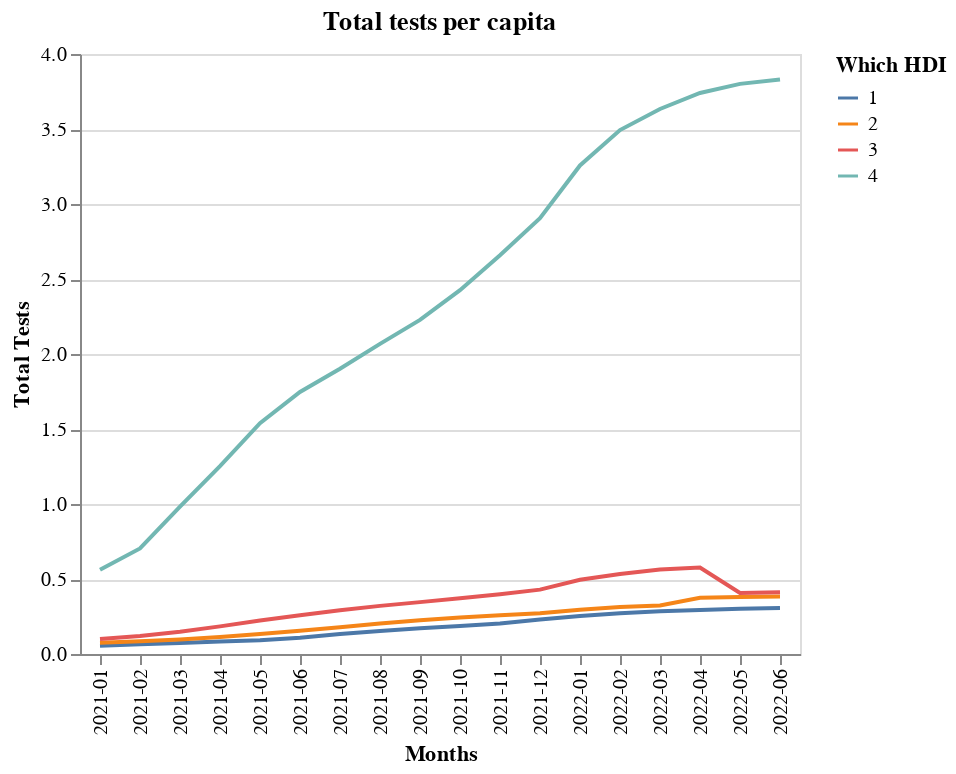

Write notebook code for a chart like this one.
### Code cell
#@title Comparison 2
selection = alt.selection_multi(fields=['Which HDI'],bind=('legend'))

visualisation2 = alt.Chart(comparison_total_testsnew).mark_line().encode(
    x=alt.X('Months'),
    y='Total Tests',
    color = 'Which HDI:N',
    opacity=alt.condition(selection, alt.value(1), alt.value(0.2))
).add_selection(
    selection
).properties(title='Total tests per capita')
visualisation2

### Figure 1 — Vega-Lite specification as saved in the notebook (floating-point values rounded to 4 significant figures)
{"config": {"view": {"continuousWidth": 400, "continuousHeight": 300}}, "data": {"name": "data-03b8355045359b7682f22ff88047c82a"}, "mark": "line", "encoding": {"color": {"field": "Which HDI", "type": "nominal"}, "opacity": {"condition": {"value": 1, "selection": "selector002"}, "value": 0.2}, "x": {"field": "Months", "type": "nominal"}, "y": {"field": "Total Tests", "type": "quantitative"}}, "selection": {"selector002": {"type": "multi", "fields": ["Which HDI"], "bind": "legend"}}, "title": "Total tests per capita", "$schema": "https://vega.github.io/schema/vega-lite/v4.17.0.json", "datasets": {"data-03b8355045359b7682f22ff88047c82a": [{"Months": "2021-01", "Total Tests": 0.05522, "Which HDI": 1}, {"Months": "2021-02", "Total Tests": 0.06444, "Which HDI": 1}, {"Months": "2021-03", "Total Tests": 0.07374, "Which HDI": 1}, {"Months": "2021-04", "Total Tests": 0.08318, "Which HDI": 1}, {"Months": "2021-05", "Total Tests": 0.09183, "Which HDI": 1}, {"Months": "2021-06", "Total Tests": 0.1077, "Which HDI": 1}, {"Months": "2021-07", "Total Tests": 0.1333, "Which HDI": 1}, {"Months": "2021-08", "Total Tests": 0.1533, "Which HDI": 1}, {"Months": "2021-09", "Total Tests": 0.172, "Which HDI": 1}, {"Months": "2021-10", "Total Tests": 0.1866, "Which HDI": 1}, {"Months": "2021-11", "Total Tests": 0.2028, "Which HDI": 1}, {"Months": "2021-12", "Total Tests": 0.2302, "Which HDI": 1}, {"Months": "2022-01", "Total Tests": 0.2541, "Which HDI": 1}, {"Months": "2022-02", "Total Tests": 0.272, "Which HDI": 1}, {"Months": "2022-03", "Total Tests": 0.2847, "Which HDI": 1}, {"Months": "2022-04", "Total Tests": 0.2929, "Which HDI": 1}, {"Months": "2022-05", "Total Tests": 0.3011, "Which HDI": 1}, {"Months": "2022-06", "Total Tests": 0.3065, "Which HDI": 1}, {"Months": "2021-01", "Total Tests": 0.07562, "Which HDI": 2}, {"Months": "2021-02", "Total Tests": 0.08467, "Which HDI": 2}, {"Months": "2021-03", "Total Tests": 0.09636, "Which HDI": 2}, {"Months": "2021-04", "Total Tests": 0.1136, "Which HDI": 2}, {"Months": "2021-05", "Total Tests": 0.1334, "Which HDI": 2}, {"Months": "2021-06", "Total Tests": 0.1556, "Which HDI": 2}, {"Months": "2021-07", "Total Tests": 0.179, "Which HDI": 2}, {"Months": "2021-08", "Total Tests": 0.2031, "Which HDI": 2}, {"Months": "2021-09", "Total Tests": 0.2249, "Which HDI": 2}, {"Months": "2021-10", "Total Tests": 0.2437, "Which HDI": 2}, {"Months": "2021-11", "Total Tests": 0.2581, "Which HDI": 2}, {"Months": "2021-12", "Total Tests": 0.2723, "Which HDI": 2}, {"Months": "2022-01", "Total Tests": 0.2947, "Which HDI": 2}, {"Months": "2022-02", "Total Tests": 0.314, "Which HDI": 2}, {"Months": "2022-03", "Total Tests": 0.3229, "Which HDI": 2}, {"Months": "2022-04", "Total Tests": 0.3749, "Which HDI": 2}, {"Months": "2022-05", "Total Tests": 0.3802, "Which HDI": 2}, {"Months": "2022-06", "Total Tests": 0.3835, "Which HDI": 2}, {"Months": "2021-01", "Total Tests": 0.09928, "Which HDI": 3}, {"Months": "2021-02", "Total Tests": 0.1203, "Which HDI": 3}, {"Months": "2021-03", "Total Tests": 0.1478, "Which HDI": 3}, {"Months": "2021-04", "Total Tests": 0.1842, "Which HDI": 3}, {"Months": "2021-05", "Total Tests": 0.2226, "Which HDI": 3}, {"Months": "2021-06", "Total Tests": 0.2584, "Which HDI": 3}, {"Months": "2021-07", "Total Tests": 0.2918, "Which HDI": 3}, {"Months": "2021-08", "Total Tests": 0.3208, "Which HDI": 3}, {"Months": "2021-09", "Total Tests": 0.3459, "Which HDI": 3}, {"Months": "2021-10", "Total Tests": 0.3716, "Which HDI": 3}, {"Months": "2021-11", "Total Tests": 0.3978, "Which HDI": 3}, {"Months": "2021-12", "Total Tests": 0.4291, "Which HDI": 3}, {"Months": "2022-01", "Total Tests": 0.4953, "Which HDI": 3}, {"Months": "2022-02", "Total Tests": 0.5333, "Which HDI": 3}, {"Months": "2022-03", "Total Tests": 0.5631, "Which HDI": 3}, {"Months": "2022-04", "Total Tests": 0.5768, "Which HDI": 3}, {"Months": "2022-05", "Total Tests": 0.4063, "Which HDI": 3}, {"Months": "2022-06", "Total Tests": 0.4121, "Which HDI": 3}, {"Months": "2021-01", "Total Tests": 0.5622, "Which HDI": 4}, {"Months": "2021-02", "Total Tests": 0.7036, "Which HDI": 4}, {"Months": "2021-03", "Total Tests": 0.9824, "Which HDI": 4}, {"Months": "2021-04", "Total Tests": 1.253, "Which HDI": 4}, {"Months": "2021-05", "Total Tests": 1.539, "Which HDI": 4}, {"Months": "2021-06", "Total Tests": 1.747, "Which HDI": 4}, {"Months": "2021-07", "Total Tests": 1.902, "Which HDI": 4}, {"Months": "2021-08", "Total Tests": 2.068, "Which HDI": 4}, {"Months": "2021-09", "Total Tests": 2.227, "Which HDI": 4}, {"Months": "2021-10", "Total Tests": 2.426, "Which HDI": 4}, {"Months": "2021-11", "Total Tests": 2.659, "Which HDI": 4}, {"Months": "2021-12", "Total Tests": 2.905, "Which HDI": 4}, {"Months": "2022-01", "Total Tests": 3.257, "Which HDI": 4}, {"Months": "2022-02", "Total Tests": 3.493, "Which HDI": 4}, {"Months": "2022-03", "Total Tests": 3.633, "Which HDI": 4}, {"Months": "2022-04", "Total Tests": 3.74, "Which HDI": 4}, {"Months": "2022-05", "Total Tests": 3.801, "Which HDI": 4}, {"Months": "2022-06", "Total Tests": 3.831, "Which HDI": 4}]}}
